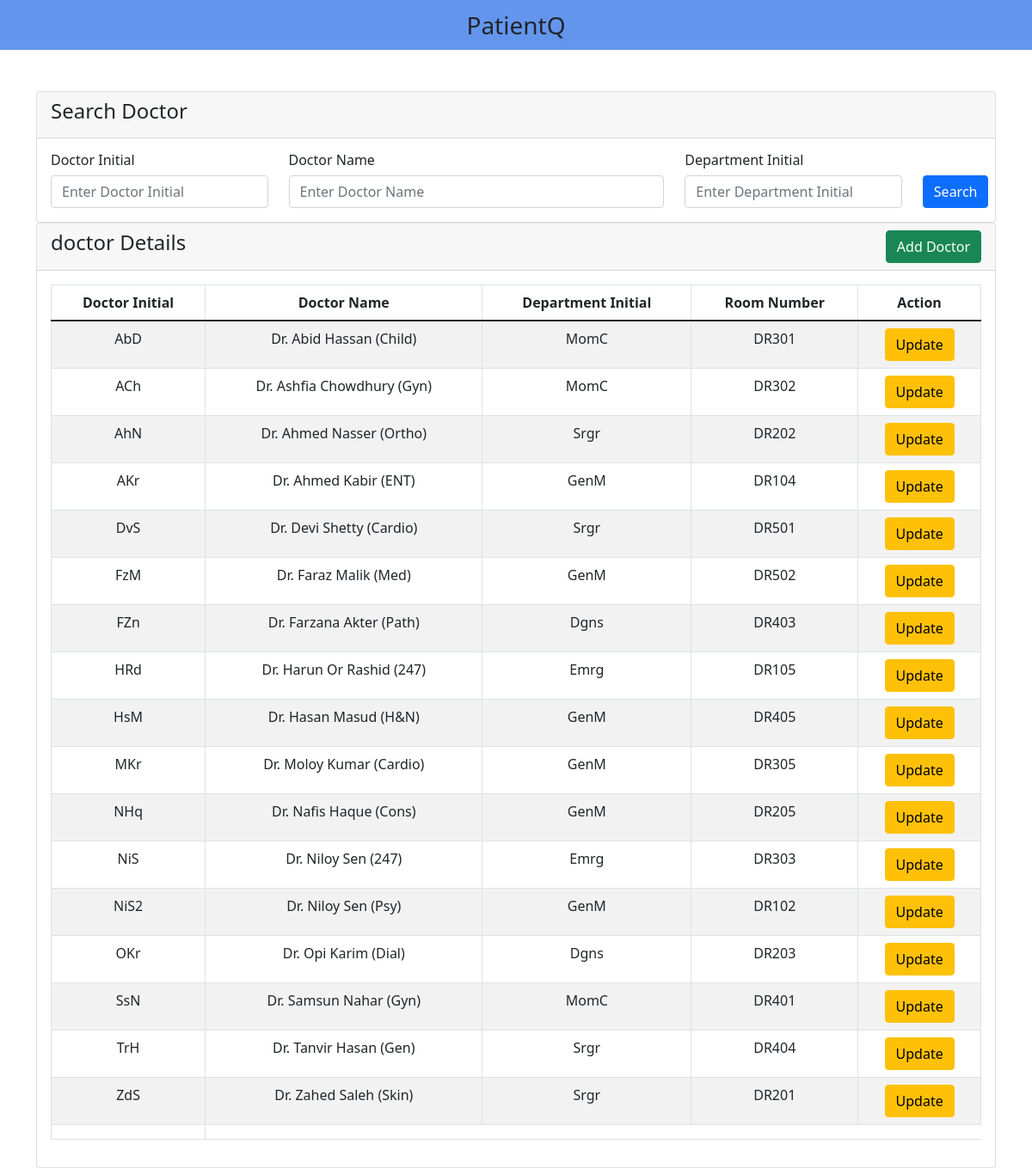
The page /v_01/search-doctor.php on the database its author committed.
### tables this page shows
create table doctor (
    dr_init varchar(7),
    dr_name varchar(30),
    dept_init varchar(20),
    room_no varchar(10),
    primary key (dr_init)
);

### v_01/search-doctor.php (the view, shortened to what this page needs)
<?php
    include('includes/header.php');
?>
<div class="container mt-5">
<div class="row">
    <div class="col-md-12">
        <div class="card">
            <div class="card-header">
                <h4>Search Doctor</h4>
            </div>
            <div class="card-body">
                <div class="row">
                    <div class="col-md-12">
                        <form action="" method="GET">
                            <div class="row">
                                <div class="col-sm-3">
                                    <p class="h6">Doctor Initial</p>
                                    <input type="text" name="search_dr_init" value="<?php if (isset($_GET['search_dr_init'])) {echo $_GET['search_dr_init']; } ?>" class="form-control" placeholder="Enter Doctor Initial" >
                                </div>
                                <div class="col-sm-5">
                                    <p class="h6">Doctor Name</p>
                                    <input type="text" name="search_dr_name" value="<?php if (isset($_GET['search_dr_name'])) {echo $_GET['search_dr_name']; } ?>" class="form-control" placeholder="Enter Doctor Name">
                                </div>
                                <div class="col-sm-3">
                                    <p class="h6">Department Initial</p>
                                    <input type="text" name="search_dept_init" value="<?php if (isset($_GET['search_dept_init'])) {echo $_GET['search_dept_init']; } ?>" class="form-control" placeholder="Enter Department Initial">
                                </div>
                                <div class="col-sm-1 text-center">
                                    <p class="h6">&nbsp</p>
                                    <button type="submit" class="btn btn-primary">Search</button>
                                </div>
                            </div>
                        </form>
                    </div>
                </div>
            </div>
        </div>
    </div>
    <div class="col-md-12">
        <div class="card">
            <div class="card-header">
                <h4>doctor Details
                    <a href="add-doctor.php" class = "btn btn-success float-end">Add Doctor</a>
                </h4>
            </div>
            <div class="card-body">
                <table class="table table-bordered table-striped">
                    <thead align="center">
                        <tr>
                            <th>Doctor Initial</th>
                            <th>Doctor Name</th>
                            <th>Department Initial</th>
                            <th>Room Number</th>
                            <th>Action</th>
                        </tr>
                    </thead>
                    <tbody align="center">
                        <?php
                            include "db-connect.php";
                            $searched_dr_init = $_GET['search_dr_init'];
                            $searched_dr_name = $_GET['search_dr_name'];
                            $searched_dept_init = $_GET['search_dept_init'];
                            if (!$searched_dr_init and !$searched_dr_name and !$searched_dept_init) {
                                $query = "SELECT * FROM doctor";
                            } else if ($searched_dr_init and !$searched_dr_name and !$searched_dept_init) {
                                $query = "SELECT * FROM doctor WHERE dr_init LIKE '%$searched_dr_init%' ";
                            } else if (!$searched_dr_init and $searched_dr_name and !$searched_dept_init) {
                                $query = "SELECT * FROM doctor WHERE dr_name LIKE '%$searched_dr_name%' ";
                            } else if (!$searched_dr_init and !$searched_dr_name and $searched_dept_init) {
                                $query = "SELECT * FROM doctor WHERE dept_init LIKE '%$searched_dept_init%' ";
                            } else if ($searched_dr_init and $searched_dr_name and !$searched_dept_init) {
                                $query = "SELECT * FROM doctor WHERE dr_init LIKE '%$searched_dr_init%' AND dr_name LIKE '%$searched_dr_name%' ";
                            } else if (!$searched_dr_init and $searched_dr_name and $searched_dept_init) {
                                $query = "SELECT * FROM doctor WHERE dr_name LIKE '%$searched_dr_name%' AND dept_init LIKE '%$searched_dept_init%' ";
                            } else if ($searched_dr_init and !$searched_dr_name and $searched_dept_init) {
                                $query = "SELECT * FROM doctor WHERE dr_init LIKE '%$searched_dr_init%' AND dept_init LIKE '%$searched_dept_init%' ";
                            } else {
                                $query = "SELECT * FROM doctor WHERE dr_init LIKE '%$searched_dr_init%' AND dr_name LIKE '%$searched_dr_name%' AND dept_init LIKE '%$searched_dept_init%' ";
                            }
                            $query_run = mysqli_query($connect, $query);
                            if (mysqli_num_rows($query_run) > 0) {
                                foreach ($query_run as $doctor) {
                                    ?>
                                    <tr>
                                        <td> <?= $doctor['dr_init']; ?> </td>
                                        <td> <?= $doctor['dr_name']; ?> </td>
                                        <td> <?= $doctor['dept_init']; ?> </td>
                                        <td> <?= $doctor['room_no']; ?> </td>
                                        <td>
                                            <a href="update-doctor.php?dr_init=<?= $doctor['dr_init']; ?>" class="btn btn-warning stn-sm">Update</a>
                                        </td>
                                    </tr>
                                    <?php
                                }
                            } else {
                                ?>
                                    <tr>
                                        <td colspan="4">No Record Found!</td>
                                    </tr>
                                <?php
                            }
                        ?>
                        <tr>
                            <td></td>
                        </tr>
                    </tbody>
                </table>
            </div>
        </div>
    </div>
</div>
</div>
<?php
    include('includes/footer.php');
?>

### rows shown on the page
doctor: dr_init "AbD", dr_name "Dr. Abid Hassan (Child)", dept_init "MomC", room_no "DR301"
doctor: dr_init "ACh", dr_name "Dr. Ashfia Chowdhury (Gyn)", dept_init "MomC", room_no "DR302"
doctor: dr_init "AhN", dr_name "Dr. Ahmed Nasser (Ortho)", dept_init "Srgr", room_no "DR202"
doctor: dr_init "AKr", dr_name "Dr. Ahmed Kabir (ENT)", dept_init "GenM", room_no "DR104"
doctor: dr_init "DvS", dr_name "Dr. Devi Shetty (Cardio)", dept_init "Srgr", room_no "DR501"
doctor: dr_init "FzM", dr_name "Dr. Faraz Malik (Med)", dept_init "GenM", room_no "DR502"
doctor: dr_init "FZn", dr_name "Dr. Farzana Akter (Path)", dept_init "Dgns", room_no "DR403"
doctor: dr_init "HRd", dr_name "Dr. Harun Or Rashid (247)", dept_init "Emrg", room_no "DR105"
doctor: dr_init "HsM", dr_name "Dr. Hasan Masud (H&N)", dept_init "GenM", room_no "DR405"
doctor: dr_init "MKr", dr_name "Dr. Moloy Kumar (Cardio)", dept_init "GenM", room_no "DR305"
doctor: dr_init "NHq", dr_name "Dr. Nafis Haque (Cons)", dept_init "GenM", room_no "DR205"
doctor: dr_init "NiS", dr_name "Dr. Niloy Sen (247)", dept_init "Emrg", room_no "DR303"
doctor: dr_init "NiS2", dr_name "Dr. Niloy Sen (Psy)", dept_init "GenM", room_no "DR102"
doctor: dr_init "OKr", dr_name "Dr. Opi Karim (Dial)", dept_init "Dgns", room_no "DR203"
doctor: dr_init "SsN", dr_name "Dr. Samsun Nahar (Gyn)", dept_init "MomC", room_no "DR401"
doctor: dr_init "TrH", dr_name "Dr. Tanvir Hasan (Gen)", dept_init "Srgr", room_no "DR404"
doctor: dr_init "ZdS", dr_name "Dr. Zahed Saleh (Skin)", dept_init "Srgr", room_no "DR201"
